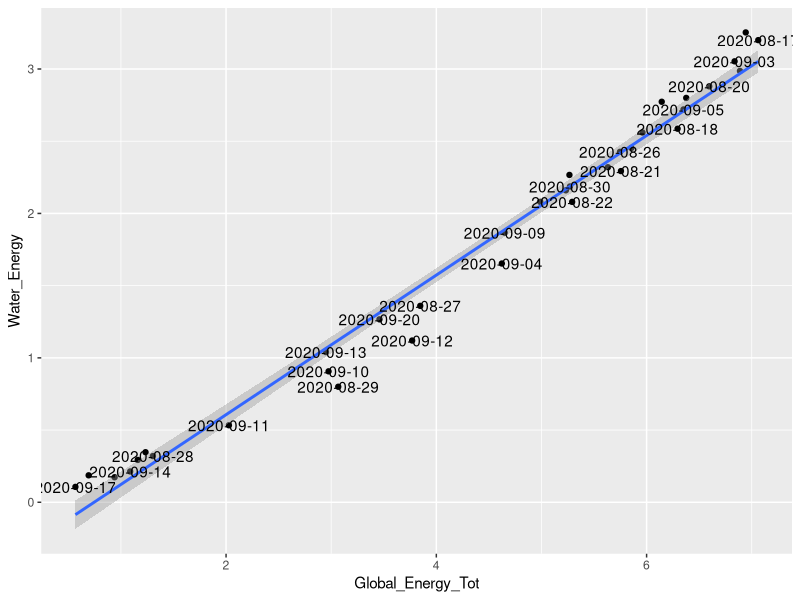
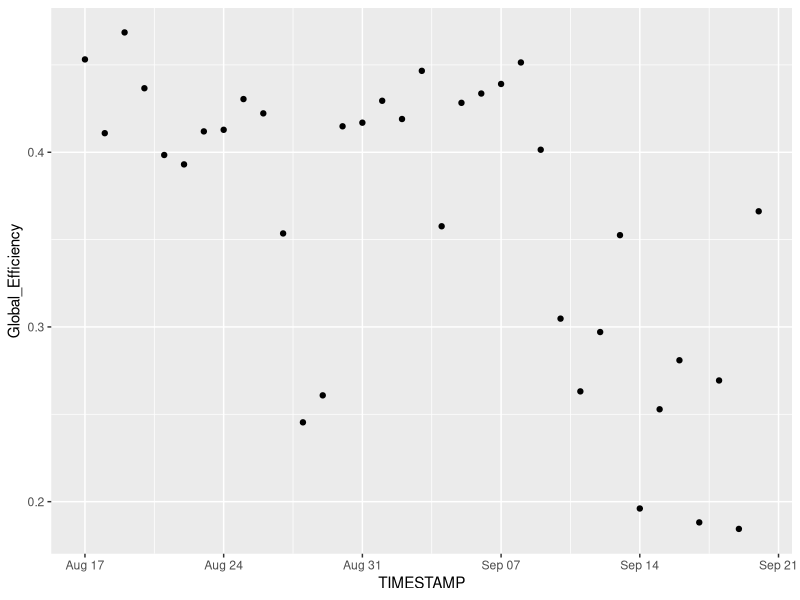
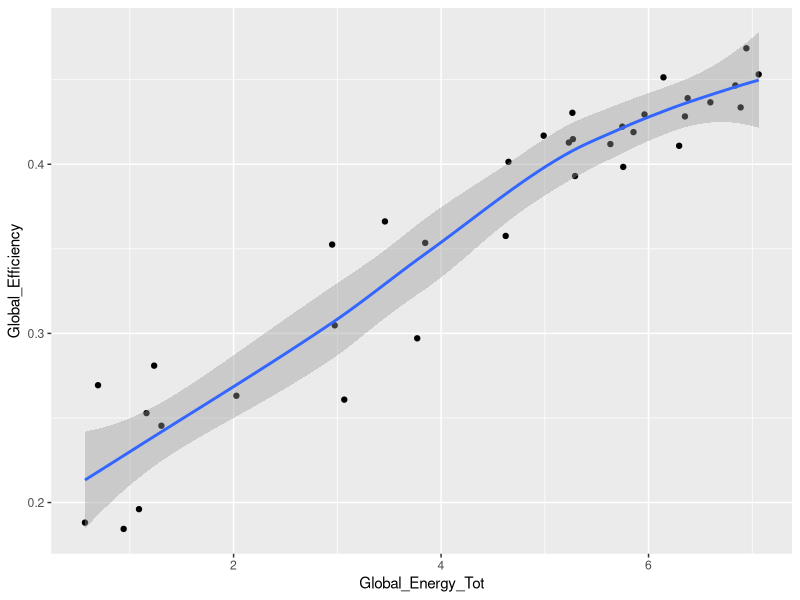
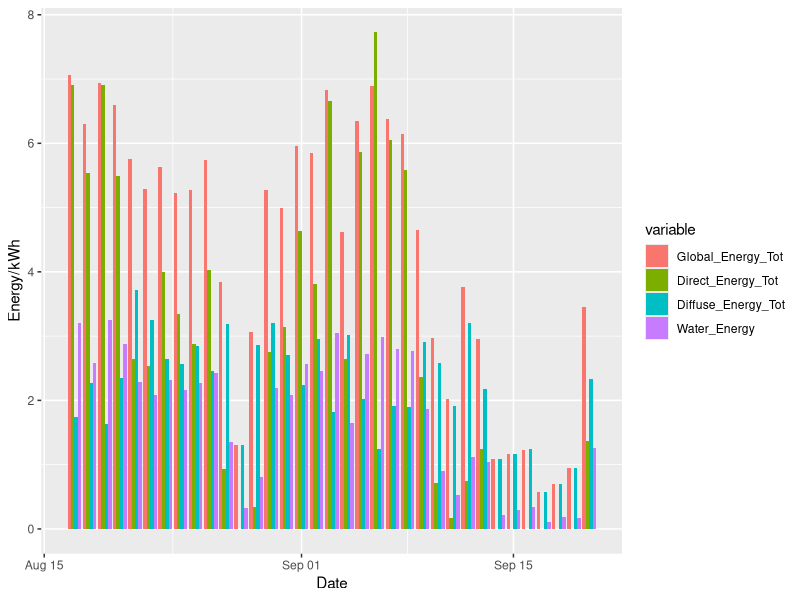

Write R code to recreate these figures, in order.
##Get solar still water daily production data
setwd("D:/R/Solar Still")
library(lubridate)
data_record <- as.Date("2020-08-17")
SolarWater <- read.csv(file = "Sidewall Bottom Heating Solar Still Water Production.csv", header = FALSE, stringsAsFactors = FALSE)
SolarWater_Day <- c(SolarWater[1, 1], SolarWater[1, 2])
for(i in 2:(length(SolarWater)/2)){
  daydata <- c(SolarWater[1, 2*i-1], SolarWater[1, 2*i])
  SolarWater_Day <- rbind(SolarWater_Day, daydata)
}
SolarWater_Day <- as.data.frame(SolarWater_Day, stringsAsFactors = FALSE)
names(SolarWater_Day) <- c("Date", "Water_Production")
row.names(SolarWater_Day) <- SolarWater_Day[, 1]
SolarWater_Day$Date <- ymd(SolarWater_Day$Date)
SolarWater_Day <- SolarWater_Day[SolarWater_Day$Date >= data_record, ]
SolarWater_Day$Water_Production <- as.numeric(SolarWater_Day$Water_Production)*4/1000
SolarWater_Day$Water_Energy <- SolarWater_Day$Water_Production/1.5

##Get solar environment daily data
setwd("D:/R/Solar Still")
library(lubridate)
SolarEnv_Day <- read.csv(file = "CR1000_BSRN1000_Day200921.csv", skip = 1, stringsAsFactors = FALSE)
SolarEnvUnit_Day <- SolarEnv_Day[1, ]
SolarEnv_Day <- SolarEnv_Day[c(-1, -2), ] ##Delete two rows of unit
SolarEnv_Day$TIMESTAMP <- as.Date(ymd_hms(SolarEnv_Day$TIMESTAMP))
SolarEnv_Day$TIMESTAMP <- SolarEnv_Day$TIMESTAMP - ddays(1)
SolarEnv_Day[, 2:39] <- lapply(SolarEnv_Day[, 2:39], as.numeric)
##Select data column and analysis
datacol <- c("TIMESTAMP", "Global_Energy_Tot", "Direct_Energy_Tot", "Diffuse_Energy_Tot")
SolarData_Day <- SolarEnv_Day[c(SolarEnv_Day$TIMESTAMP >= data_record), datacol]
row.names(SolarData_Day) <- SolarData_Day[, 1]
SolarDataUnit_Day <- SolarEnvUnit_Day[datacol]
SolarData_Day <- merge(SolarData_Day, SolarWater_Day[, c("Date", "Water_Energy")], by.x = "TIMESTAMP", by.y = "Date", all = TRUE)
library(reshape2)
SolarEnergy_Day <- melt(SolarData_Day, id = "TIMESTAMP")
SolarData_Day$Global_Efficiency <- SolarData_Day$Water_Energy/SolarData_Day$Global_Energy_Tot
##SolarData_Day$Direct_Efficiency <- SolarData_Day$Water_Energy/SolarData_Day$Direct_Energy_Tot
write.csv(SolarData_Day, file = "Sidewall Bottom Heating Solar Still Daily Water Production.csv")

library(ggplot2)
##fit1 <- lm(Water_Energy ~ Global_Energy_Tot + Direct_Energy_Tot, data = na.omit(SolarData_Day))
##fit2 <- lm(Water_Energy ~ Global_Energy_Tot, data = na.omit(SolarData_Day))
##fit3 <- lm(Water_Energy ~ poly(Global_Energy_Tot, 2), data = na.omit(SolarData_Day))
##fit4 <- lm(Water_Energy ~ Global_Energy_Tot + I(Global_Energy_Tot^2), data = na.omit(SolarData_Day))
g <- ggplot(na.omit(SolarData_Day), aes(x = Global_Energy_Tot, y = Water_Energy))
g + geom_point() + geom_smooth(method = "lm") + geom_text(data = na.omit(SolarData_Day), aes(label = TIMESTAMP), check_overlap = TRUE)
q <- ggplot(data = SolarData_Day, aes(TIMESTAMP, Global_Efficiency))
q + geom_point()
o <- ggplot(data = SolarData_Day, aes(Global_Energy_Tot, Global_Efficiency))
o + geom_point() + geom_smooth()
##r <- ggplot(data = SolarData_Day, aes(Direct_Energy_Tot, Global_Efficiency))
##r + geom_point()
p <- ggplot(SolarEnergy_Day, aes(TIMESTAMP, value, fill = variable))
p + geom_bar(stat = 'identity', position='dodge') + labs(x = "Date", y = "Energy/kWh") 